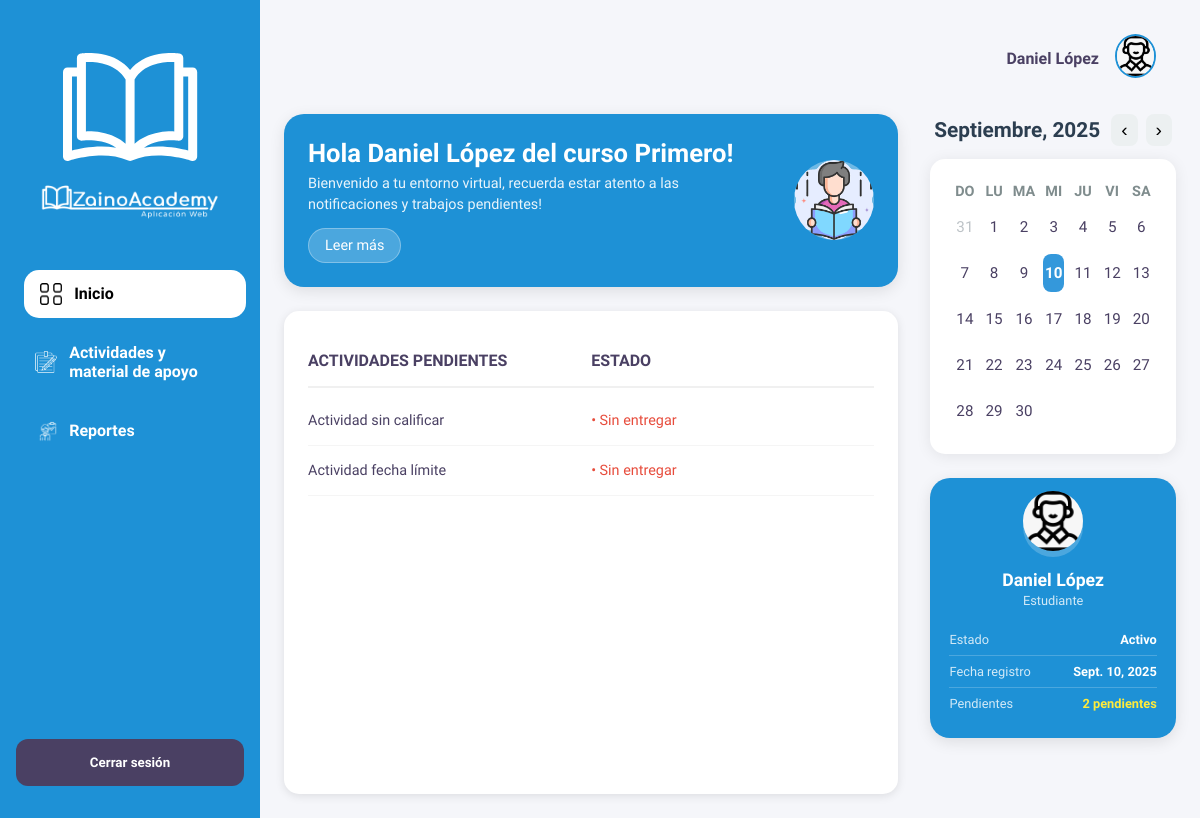
The page /estudiantes/ (signed in) on the database its author committed.
### zainoAcademy_app/models.py (models this page shows, shortened)
class Usuario(models.Model):
    Us_id = models.AutoField(primary_key=True)
    Us_nombre = models.CharField(max_length=30)
    Us_contraseña = models.CharField(max_length=30)
    fecha_registro = models.DateField(auto_now_add=True)
    documento = models.CharField(max_length=30)
    GENERO_CHOICES = [
        ('masculino', 'Masculino'),
        ('femenino', 'Femenino'),
        ('otro', 'Otro'),
        ('prefiero_no_decir', 'Prefiero no decir'),
    ]
    genero = models.CharField(
        max_length=30,
        choices=GENERO_CHOICES,
        blank=False
    )
    correo = models.EmailField(unique=True)
    TipoUsuario = models.ForeignKey(TipoUsuario, on_delete=models.CASCADE)
    class Meta:
        db_table = 'usuario'

class Curso(models.Model):
    Cur_id = models.AutoField(primary_key=True)
    Cur_nombre = models.CharField(max_length=100)
    class Meta:
        db_table = 'curso'

class Actividad(models.Model):
    Act_id = models.AutoField(primary_key=True)
    Act_nombre = models.CharField(max_length=30)
    Act_descripcion = models.TextField()
    Act_fechaLimite = models.DateField()
    Act_comentario = models.CharField(max_length=100)
    Act_Archivo_Profesor = models.FileField(upload_to='archivos/profesores/', null=True, blank=True)
    Esta_Actividad = models.ForeignKey(Estado_Actividad, on_delete=models.CASCADE)
    Bol = models.ForeignKey(Boletin, on_delete=models.CASCADE)
    class Meta:
        db_table = 'actividad'

### zainoAcademy_app/views.py (the view)
# urls.py: path('estudiantes/', views.dashboard_estudiantes, name='dashboard_estudiantes'),
def dashboard_estudiantes(request):
    usuario = get_usuario_from_session(request)
    if not usuario:
        return redirect('login')
    estudiante = get_object_or_404(Estudiantes, Usuario_us=usuario)
    cursos = Estudiante_Curso.objects.filter(Est=estudiante).select_related('Cur')
    curso_nombre = cursos[0].Cur.Cur_nombre if cursos.exists() else "Sin curso"
    boletines_qs = Boletin.objects.filter(
        Cur_id__in=cursos.values_list("Cur_id", flat=True)
    )
    actividades_qs = Actividad.objects.filter(Bol__in=boletines_qs).distinct()
    pendientes = []
    hoy = timezone.now().date()
    for actividad in actividades_qs:
        if actividad.Act_fechaLimite >= hoy:
            entrega = Actividad_Entrega.objects.filter(Act=actividad, Est=estudiante).first()
            if not entrega or not entrega.archivos.exists():
                pendientes.append({
                    "actividad_obj": actividad,
                    "materia_obj": actividad.Bol.Mtr,
                    "periodo_obj": actividad.Bol.Per,
                    "estado": "Sin entregar"
                })
    pendientes_count = len(pendientes)
    return render(request, 'estudiantes/dashboard_estudiantes.html', {
        'usuario': usuario,
        'curso_nombre': curso_nombre,
        'pendientes': pendientes[:4],
        'pendientes_count': pendientes_count,
    })

### zainoAcademy_app/views.py (called while the page is built)
def get_usuario_from_session(request):
    usuario_id = request.session.get('usuario_id')
    if usuario_id:
        try:
            return Usuario.objects.get(Us_id=usuario_id)
        except Usuario.DoesNotExist:
            return None
    return None

### zainoAcademy_app/templates/estudiantes/dashboard_estudiantes.html (shortened to what this page needs)
<!DOCTYPE html>
{% load static %}
<html lang="es">
<head>
    <link rel="stylesheet" href="{% static 'css/estudiantes/dashboard_estudiantes.css' %}">
</head>
<body class="dashboard-page">
    <aside class="sidebar">
        <div class="logo">
            <a href="{% url 'dashboard_estudiantes' %}">
                <img src="{% static 'images/acudientes/Favicon.png' %}" alt="Logo Libro"/>
                <img src="{% static 'images/acudientes/LogoNormal-removebg-preview.png' %}" alt="Logo Zaino Academy" />
            </a>
        </div>
        <nav>
            <ul class="nav-list">
                <li>
                <a href="{% url 'dashboard_estudiantes' %}"
                    class="nav-item {% if request.resolver_match.url_name == 'dashboard_estudiantes' %}active{% endif %}">
                    <img src="{% static 'images/acudientes/inicio.png' %}" class="nav-icon" alt="Inicio"> Inicio
                </a>
                </li>
                <li>
                <a href="{% url 'consultar_periodos' %}"
                    class="nav-item {% if request.resolver_match.url_name == 'consultar_periodos' %}active{% endif %}">
                    <img src="{% static 'images/acudientes/actividades.png' %}" class="nav-icon" alt="Actividades"> Actividades y material de apoyo
                </a>
                </li>
                <li>
                <a href="{% url 'consultar_reportes' %}"
                    class="nav-item {% if request.resolver_match.url_name == 'consultar_reportes' %}active{% endif %}">
                    <img src="{% static 'images/acudientes/asistencia.png' %}" class="nav-icon" alt="Reportes"> Reportes
                </a>
                </li>
            </ul>
        </nav>
        <div class="logout-container">
            <form method="POST" action="{% url 'login' %}">
                <button type="button" class="logout-btn" onclick="openModal()">Cerrar sesión</button>
            </form>
        </div>
    </aside>
    <main class="main-content">
        <header class="page-header">
            <div class="header-container">
                <div class="header-icons">
                    <span class="user-name">{{ usuario.Us_nombre }}</span>
                    <a href="{% url 'ver_perfil_estudiantes' %}">
                        <img src="{% static 'images/acudientes/perfil.png' %}" class="user-avatar" alt="Perfil">
                    </a>
                </div>
            </div>
        </header>
        <div class="dashboard-content">
            <div class="left-column">
                <div class="greeting-card">
                    <div class="greeting-text">
                        <h2>Hola {{ usuario.Us_nombre }} del curso {{ curso_nombre }}!</h2>
                        <p>Bienvenido a tu entorno virtual, recuerda estar atento a las notificaciones y trabajos pendientes!</p>
                        <a href="{% url 'consultar_periodos' %}" class="btn-leer-mas">Leer más</a>
                    </div>
                    <div class="greeting-illustration">
                        <img src="{% static 'images/acudientes/lectura.png' %}" class="greeting-illustration" alt="Perfil">
                    </div>
                </div>
            <div class="notifications-section">
                <div class="notifications-table">
                    <div class="table-header">
                        <div class="col-header">Actividades Pendientes</div>
                        <div class="col-header">Estado</div>
                    </div>
                    {% if pendientes %}
                        {% for p in pendientes %}
                        <div class="table-row">
                            <div class="col-data activity-name"><a href="{% url 'subir_actividad_estudiante' p.periodo_obj.Per_id p.materia_obj.Mtr_id p.actividad_obj.Act_id %}">{{ p.actividad_obj.Act_nombre }}</a></div>
                            <div class="col-data status">• {{ p.estado }}</div>
                        </div>
                        {% endfor %}
                    {% else %}
                        <div class="table-row">
                            <div class="col-data activity-name" colspan="3">
                                No tienes actividades pendientes!
                            </div>
                        </div>
                    {% endif %}
                </div>
                </div>
            </div>
            <div class="right-column">
                <div class="calendar-section">
                    <div class="calendar-top">
                        <h4 id="calendar-month-year"></h4>
                        <div class="calendar-nav">
                            <button class="nav-btn prev-btn" onclick="changeMonth(-1)">‹</button>
                            <button class="nav-btn next-btn" onclick="changeMonth(1)">›</button>
                        </div>
                    </div>
                    <div class="calendar-widget">
                        <div class="calendar-grid" id="calendar-grid">
                        </div>
                    </div>
                </div>
                <div class="student-profile">
                    <div class="student-avatar">
                        <img src="{% static 'images/acudientes/perfil.png' %}" class="student-avatar"alt="Perfil">
                    </div>
                    <h4 class="student-name">{{ usuario.Us_nombre }}</h4>
                    <p class="student-role">Estudiante</p>
                    <div class="student-info">
                        <div class="info-row">
                            <span class="info-label">Estado</span>
                            <span class="info-value">Activo</span>
                        </div>
                        <div class="info-row">
                            <span class="info-label">Fecha registro</span>
                            <span class="info-value">{{ usuario.fecha_registro }}</span>
                        </div>
                        <div class="info-row">
                            <span class="info-label">Pendientes</span>
                            <span class="info-value pending-count">{{ pendientes_count }} pendientes</span>
                        </div>
                    </div>
                </div>
            </div>
        </div>
    </main>
</body>
</html>

### rows shown on the page
Usuario: Us_nombre "Daniel López", fecha_registro "Sept. 10, 2025"
Curso: Cur_nombre "Primero"
Actividad: actividad_obj.Act_nombre "Actividad sin calificar", estado "Sin entregar"
Actividad: actividad_obj.Act_nombre "Actividad fecha límite", estado "Sin entregar"

### other values the page prints
{{ pendientes_count }} "2"
